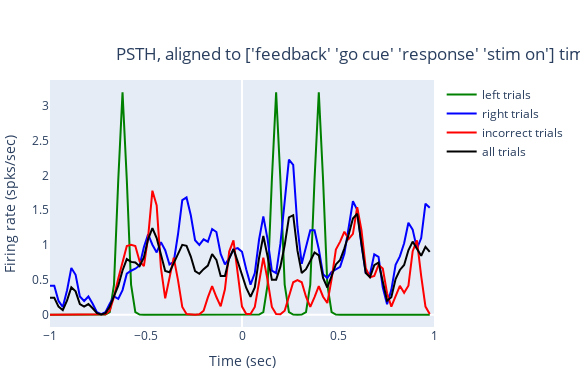

This figure's notebook cell:
### Code cell
cluster = ephys.Cluster & key
event = (ephys.Event & 'event="stim on"').fetch1('KEY')
trials_all = (behavior.TrialSet.Trial * ephys.TrialSpikes & cluster).proj(
    'trial_start_time', 'trial_stim_on_time', 'trial_response_time', 'trial_feedback_time',
    'trial_response_choice', 'trial_spike_times',
    trial_duration='trial_end_time-trial_start_time',
    trial_signed_contrast='trial_stim_contrast_right - trial_stim_contrast_left'
) & 'trial_duration < 5' & 'trial_response_choice!="No Go"' & event

trials_left = trials_all & 'trial_response_choice="CW"' & 'trial_signed_contrast < 0'
trials_right = trials_all & 'trial_response_choice="CCW"' & 'trial_signed_contrast > 0'
trials_incorrect = trials_all - trials_right.proj() - trials_left.proj()

align_event = (ephys.Event & key).fetch('event')

data = []
if len(trials_left):
    data.append(
        compute_psth(trials_left, 'left', align_event)
    )
if len(trials_right):
    data.append(
        compute_psth(trials_right, 'right', align_event)
    )
if len(trials_incorrect):
    data.append(
        compute_psth(trials_incorrect, 'incorrect', align_event)
    )

data.append(
    compute_psth(trials_all, 'all', align_event)
)

layout = go.Layout(
    width=580,
    height=370,
    margin=go.layout.Margin(
        l=50,
        r=30,
        b=40,
        t=80,
        pad=0
    ),
    title=dict(
        text='PSTH, aligned to {} time'.format(align_event),
        x=0.2,
        y=0.87
    ),
    xaxis=dict(
        title='Time (sec)',
        range=x_lim,
        showgrid=False
    ), 
    yaxis=dict(
        title='Firing rate (spks/sec)',
        showgrid=False
    ),
)

fig = go.Figure(data=data, layout=layout)
plotly.offline.iplot(fig)
